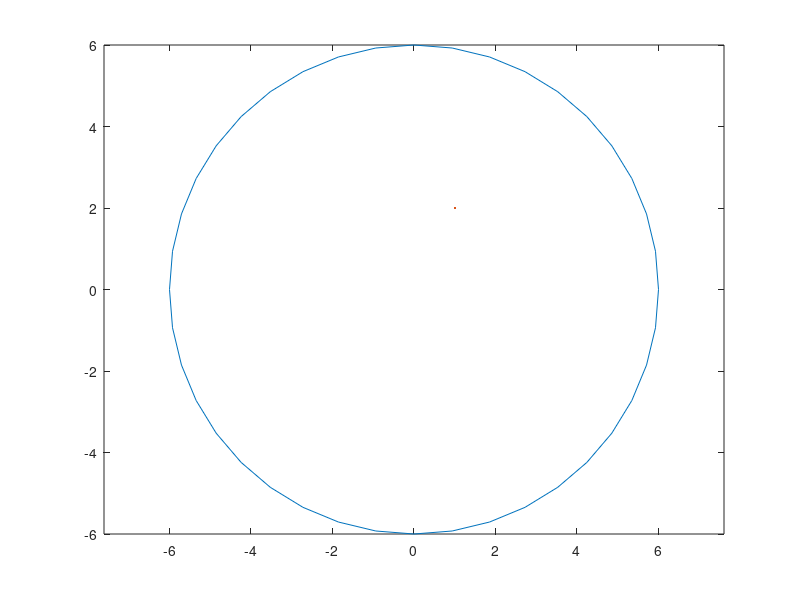

Here is the MATLAB script that generated this plot: (Note: this script raises an error after producing the figure.)
% Define parameters
hr = 6; hor = 6.2;
sr = 15; sar = 4; gar = 4;

th = 0:pi/20:2*pi;

%ts = 0*pi/6; tg = 0*pi/6;
%ts=randi(180)*pi/180;tg=randi(180)*pi/180;

%figure(pos=[0 1000 600 350]); axis equal; hold on;

plot(hr * cos(th),hr * sin(th),LineWidth=2);
axis equal; hold on;
x = sr*cos(ts); y = sr*sin(ts);
u = sar * cos(pi+ts); % convert polar (theta,r) to cartesian
v = sar * sin(pi+ts);
quiver(x,y,u,v,LineWidth=2);

x = hor*cos(tg); y = hor*sin(tg);
u = sar * cos(tg); % convert polar (theta,r) to cartesian
v = sar * sin(tg);
quiver(x,y,u,v,LineWidth=2);

xlim([-15 15]);
ylim([-0.5 15]);
ax = gca; ax.LineWidth = 2; ax.FontName = 'Arial'; ax.FontSize = 12;
title("Guessing game: Where is the sound coming from?",FontSize = 16)
ylabel("Front and back",FontSize=14)
xlabel("Left and right",FontSize=14)

hold off;